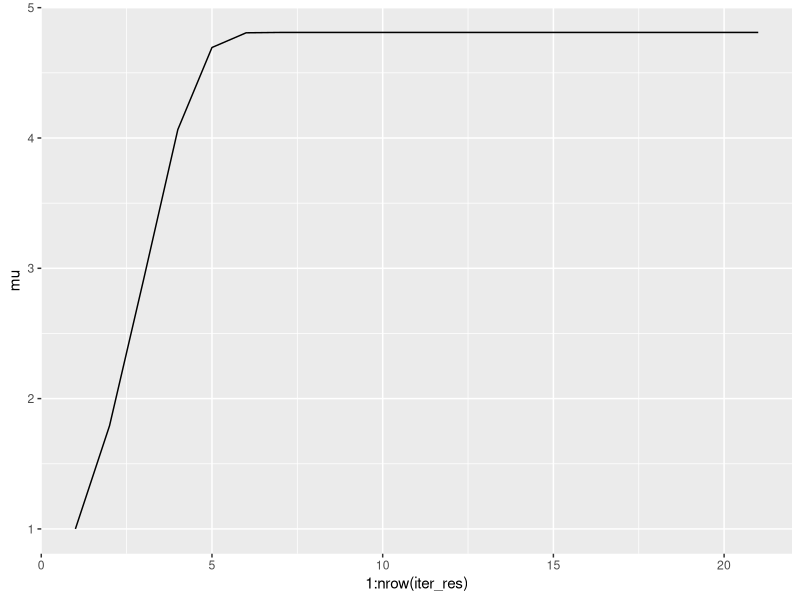
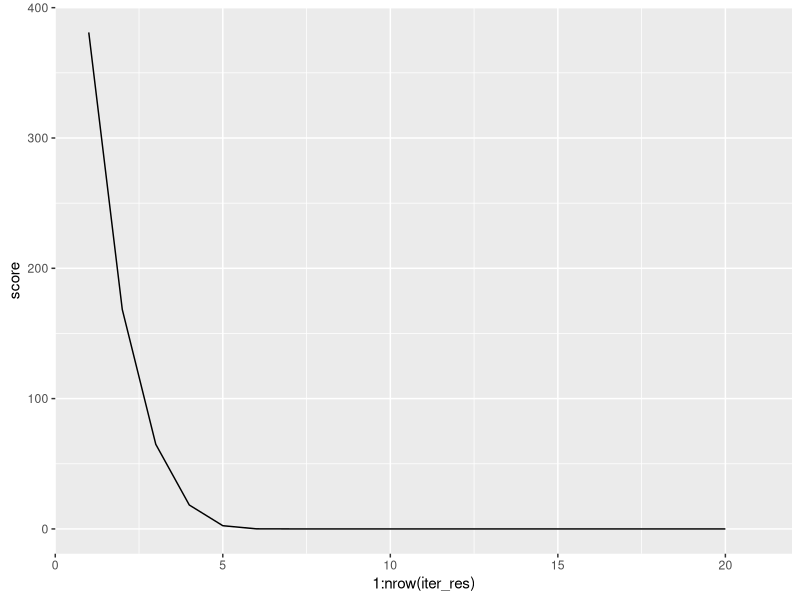
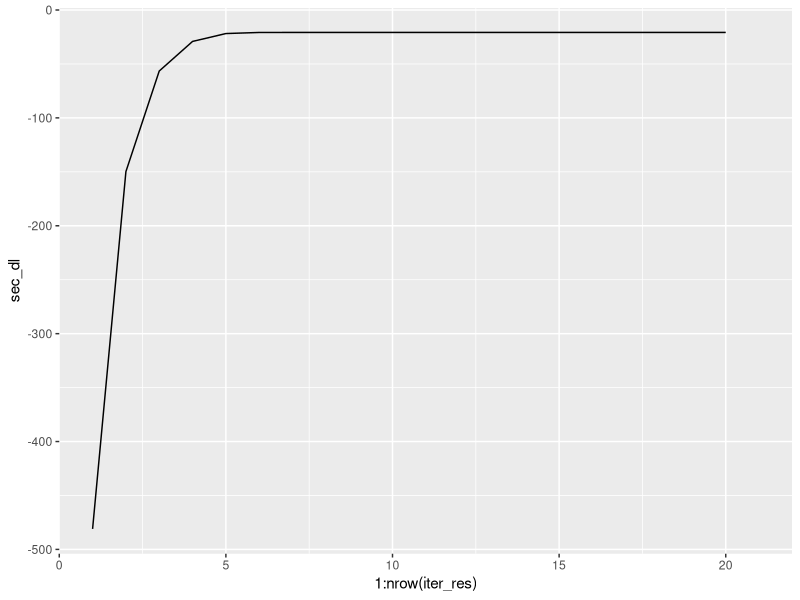
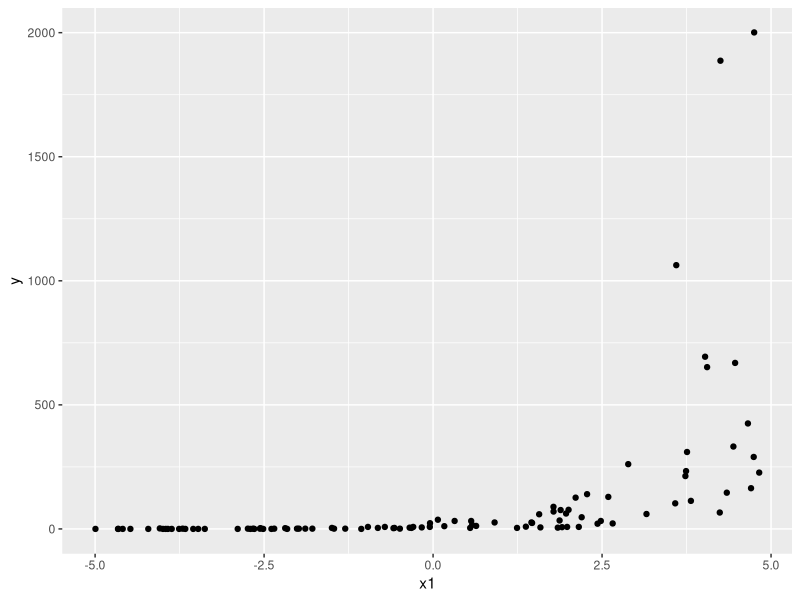
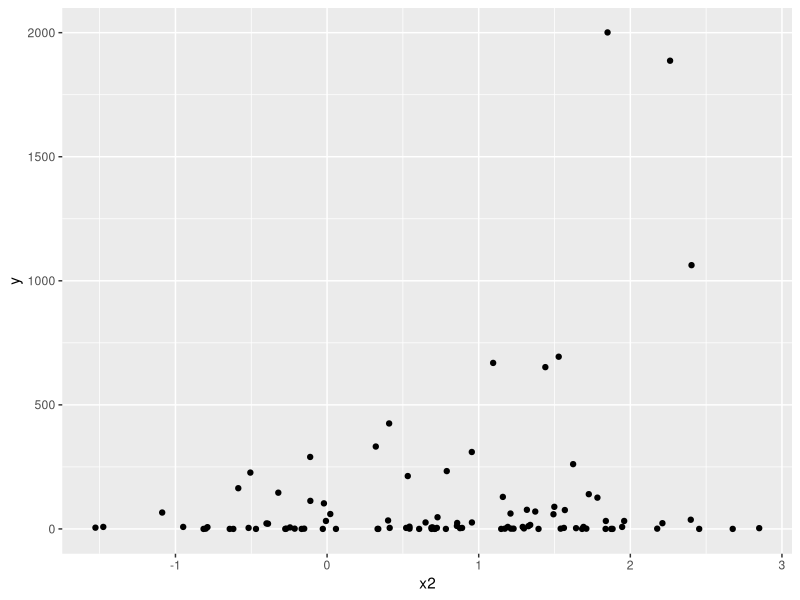
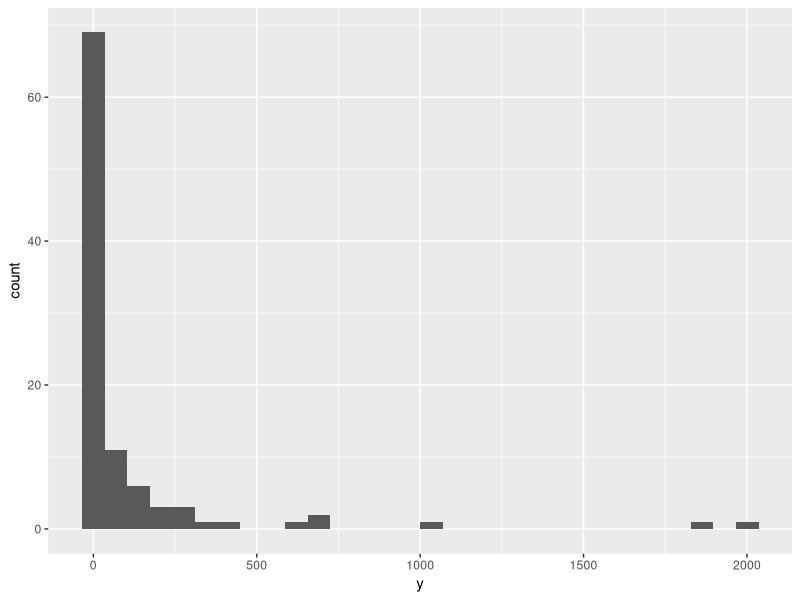
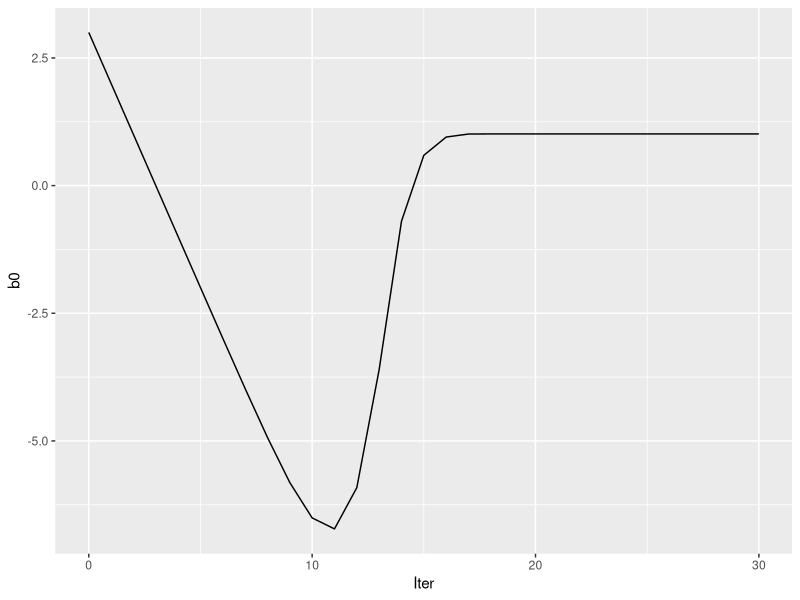
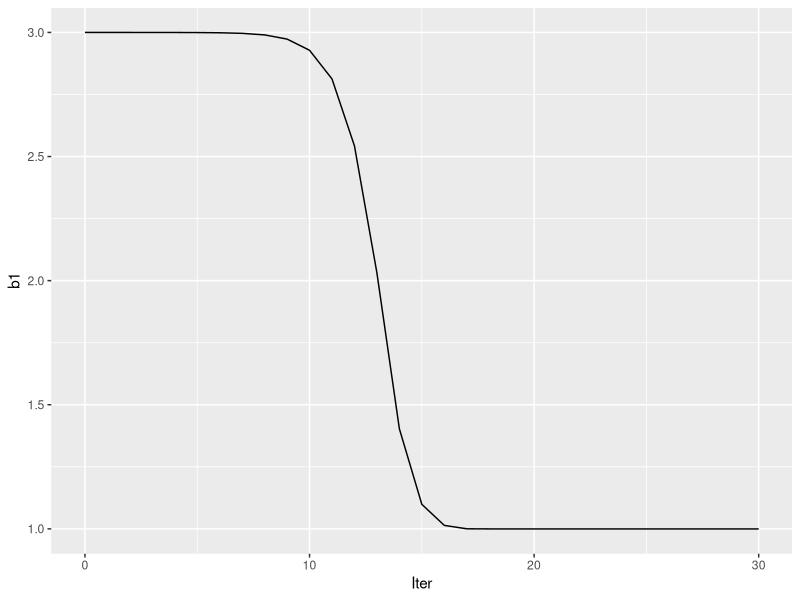

These figures' R source, in order:
# ##########################################
# Newton-Raphson Iteration for poisson MLE
# ##########################################

# Function for Newton-Raphson
poisson_MLE <-
  
  function(mu_int,y, Iter) {
    
    mu <- matrix(NA, nrow = Iter+1, ncol=1)
    mu[1] <- mu_int
    dl <- matrix(NA, nrow = Iter+1, ncol=1)
    ddl <- matrix(NA, nrow = Iter+1, ncol=1)
    
    for (i in 1:Iter){
      
      dl[i] <- sum(y)/mu[i] - length(y)
      ddl[i] <- (-mu[i]^-2)*sum(y)
      
      mu[i+1] <- mu[i] - dl[i] / ddl[i]
      
    }
    return(data.frame(mu=mu,score=dl,sec_dl=ddl))
  }


N <- 100
y <- rpois(n=N,lambda=5)

# mu and other results
iter_res <- poisson_MLE(1,y,20)

# Visualise
library(ggplot2)
ggplot(iter_res, aes(x=1:nrow(iter_res),y=mu)) + geom_line()
ggplot(iter_res, aes(x=1:nrow(iter_res),y=score)) + geom_line()
ggplot(iter_res, aes(x=1:nrow(iter_res),y=sec_dl)) + geom_line()


# #####################################################
# Newton-Raphson Iteration for poisson regression models
# #####################################################

# Toy data
# -------------------------------------------
N <- 100

x1 <- runif(n=N, min = -5, max = 5)
x2 <- rnorm(n=N, mean= 1, sd = 1)

X <- matrix(c(rep(1,N),x1, x2), nrow = N)
b_true <- c(1,1,1)
xb <- X%*%b_true

library(tidyverse)
# log(u) = 1 + x1 + x2 -> u = exp(1+x1+x2)
y <- data.frame(x=exp(xb)) %>%
  pmap_dbl(~rpois(n=1, lambda=.x))

df <- data.frame(x1,x2,y)

# Visualisation
# ---------------------------------------------
df %>% ggplot(aes(x=x1,y=y)) + geom_point()
df %>% ggplot(aes(x=x2,y=y)) + geom_point()
df %>% ggplot(aes(x=y)) + geom_histogram()


# Function
# ---------------------------------------------
irwls_fun <-
  function(X,b_int,y,Iter) {
    
    N <- nrow(X)
    l <- matrix(NA, ncol=1, nrow=Iter+1)
    b <- matrix(NA, ncol=3, nrow=Iter+1)
    b[1,] <- b_int
    # log likelihood
    l[1] <- t(y)%*%X%*%b[1,] - sum(exp(X%*%b[1,]))
    
    for (i in 1:Iter){
      # Weights
      # Model: log(u) = b0 + b1*x1 + b2*x2
      # u = exp(b[i,1]+b[i,2]*x1+b[i,3]*x2)
      # var(y) = u
      # d u_i / d eta_i = exp(eta_i) = u_i
      u <- exp(X%*%b[i,]) %>% as.vector()
      W <-diag((1/u)*u^2, ncol = N)

      # Information matrix
      t(X)%*%W%*%X
      
      # z
      z <- X%*%b[i,] + (y-u)*u^-1

      # b
      b[i+1,] <- solve(t(X)%*%W%*%X)%*%t(X)%*%W%*%z %>% t()
      
      # log likelihood
      l[i+1] <- t(y)%*%X%*%b[i+1,] - sum(exp(X%*%b[i+1,]))
    }
    
    res <- cbind(seq(0,Iter,1),b,l)
    colnames(res) <- c("Iter","b0","b1","b2","loglik")
    return(res %>% data.frame())
    
  }


# Run the function
# -----------------------------------------------------

# The length until the convergence varies by initial values
res <- irwls_fun(X = X, b_int = c(3,3,3), y = df$y, Iter = 30)

res %>% ggplot(aes(x=Iter, y=b0)) + geom_line()
res %>% ggplot(aes(x=Iter, y=b1)) + geom_line()
res%>% ggplot(aes(x=Iter, y=b2)) + geom_line()

# With the initial values, they also converge around 1, the true parameter value.
res <- irwls_fun(X = X, b_int = c(-10,-10,-10), y = df$y,Iter = 100)
res %>% ggplot(aes(x=Iter, y=b0)) + geom_line()
res %>% ggplot(aes(x=Iter, y=b1)) + geom_line()
res %>% ggplot(aes(x=Iter, y=b2)) + geom_line()